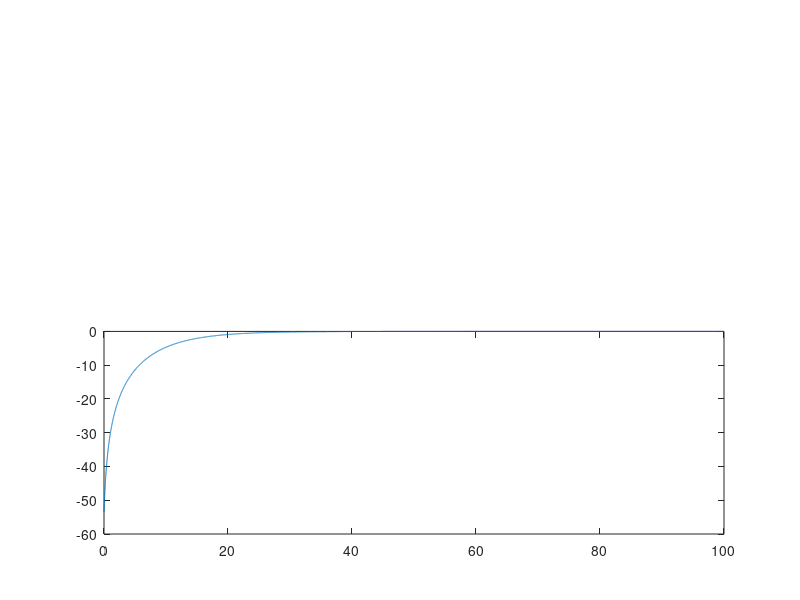

The MATLAB script that drew this image:
%index_boi = find(flight_times == max(flight_times));
Rho_p = 2000;
R_p = 0.005;
m_i = 4/3*pi*R_p^3*Rho_p; 
Num_time_steps = 10000;
deltaT = 0.01;
R_p = 0.005;
surface_area = 4 * pi * R_p^2;
time_temp_array = ones(1, Num_time_steps);
Q_r = ones(1, Num_time_steps);
Q_c = ones(1, Num_time_steps);
increment = 1;
theta_0 = 2000;
theta_a = 300;
time_temp_array(increment) = theta_0;
eps = 1;
sigma =5.67*10^-8;
Q_r(increment) = eps*sigma*surface_area*(theta_a^4 - time_temp_array(increment)^4);
h = 100;
Q_c(increment) = h*surface_area*(theta_a - time_temp_array(increment));
C_p = 200;
while increment < Num_time_steps + 1
    theta_dot = ((Q_r(increment) + Q_c(increment))/(m_i * C_p));
    increment = increment + 1;
    time_temp_array(increment) = time_temp_array(increment - 1) + deltaT * theta_dot;
    Q_r(increment) = eps*sigma*surface_area*(theta_a^4 - time_temp_array(increment)^4);
    Q_c(increment) = h*surface_area*(theta_a - time_temp_array(increment));
end
%interpolated_temp = interp1(0:deltaT:max(flight_times), time_temp_array, flight_times);
q_time_bois = 0:deltaT:100;
%plot(q_time_bois, time_temp_array)
%xlabel("Time (s)");
%ylabel("Temperature (K)");
%title("Temperature vs. Time for a Particle")
% subplot(2,1,1)
% semilogy(q_time_bois, Q_r)
% hl = title("$\dot{Q}_r vs. Time$");
% xlabel("Time (s)");
% hhh = ylabel("$\dot{Q}_r (W)$");
% set(hl, 'Interpreter', 'latex');
% set(hhh, 'Interpreter', 'latex');
 subplot(2,1,2)
 plot(q_time_bois, Q_c)
% hl = title("$\dot{Q}_c vs. Time$");
% xlabel("Time (s)");
% ylabel("$\dot{Q}_c (W)$", 'interpreter', 'latex')
% hhh = ylabel("$\dot{Q}_c (W)$");
% set(hhh, 'Interpreter', 'latex');
% set(hl, 'Interpreter', 'latex');



